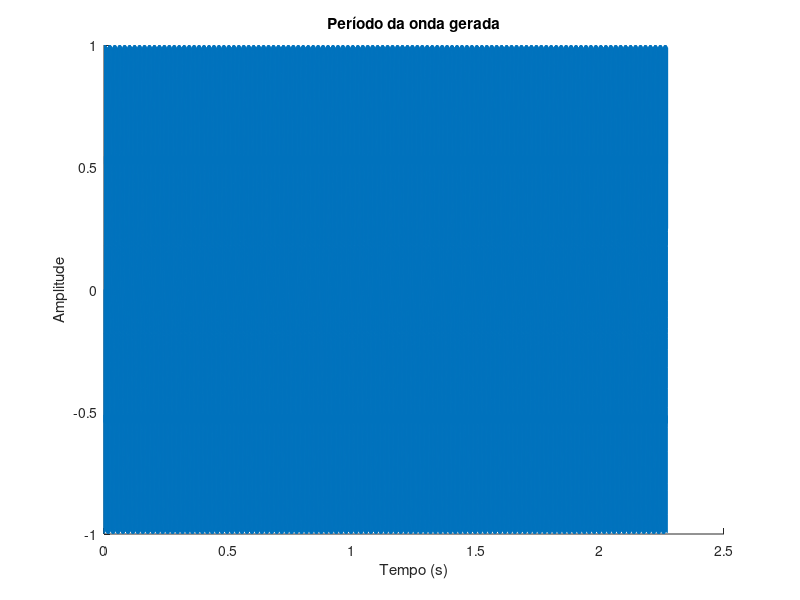

The MATLAB source for this figure:
% Constantes
A = 5000;
T0 = 1/440;
f0 = 1/T0;
Fs = 22050;
t = 0:1/Fs:1000*T0;

% Sintetização dos primeiros 5 termos
x = zeros(size(t));
for k = 1:5
    x = x - (2*A/(pi*k))*sin((2*pi/T0)*k*t);
end

x = (x - min(x)) * 2 / (max(x) - min(x)) - 1;
sound(x,Fs);

% Plot
figure();
hold on
plot(t, x)
xlabel('Tempo (s)')
ylabel('Amplitude')
title('Período da onda gerada')
hold off
